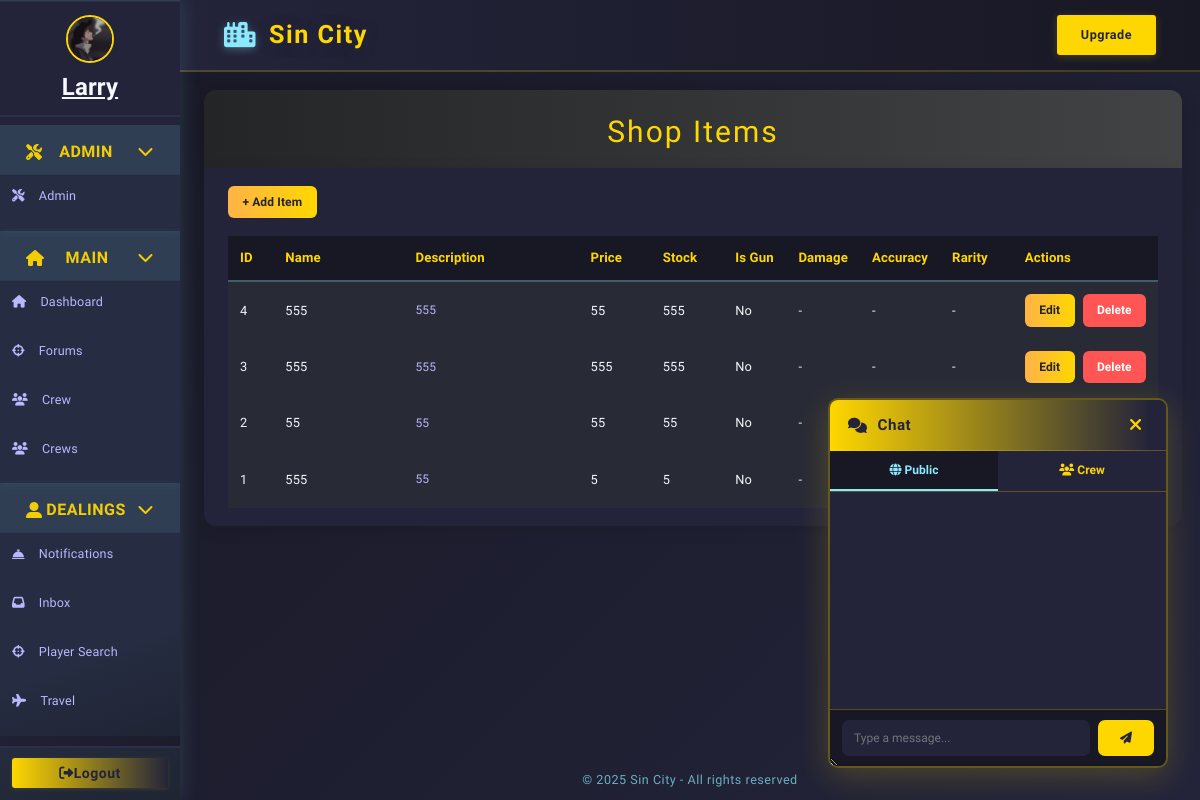
Screenshot of /admin/shop (signed in) with the database file from the repository.
### app.py (models this page shows, shortened)
class Character(db.Model):
    __tablename__ = 'character'
    id = db.Column(db.Integer, primary_key=True)
    user_id = db.Column(db.Integer, db.ForeignKey('user.id'), nullable=True)
    user = db.relationship('User', backref=db.backref('linked_character', overlaps="linked_characters"), foreign_keys=[user_id], overlaps="linked_characters")
    name = db.Column(db.String(64), unique=True, nullable=False)
    bodyguards = db.Column(db.Integer, default=0)
    health = db.Column(db.Integer, default=100)
    money = db.Column(db.Integer, default=250)
    level = db.Column(db.Integer, default=1)
    xp = db.Column(db.Integer, default=0)
    last_crime_time = db.Column(db.DateTime, nullable=True)
    last_travel_time = db.Column(db.DateTime, nullable=True)
    city = db.Column(db.String(64), default="New York")
    gun_id = db.Column(db.Integer, db.ForeignKey('shop_item.id'))
    gun = db.relationship('ShopItem', foreign_keys=[gun_id])
    in_jail = db.Column(db.Boolean, default=False)
    jail_until = db.Column(db.DateTime, nullable=True)
    crime_group_id = db.Column(db.Integer, db.ForeignKey('organized_crime.id'))
    crime_group = db.relationship("OrganizedCrime", back_populates="members", foreign_keys=[crime_group_id])
    master_id = db.Column(db.Integer, db.ForeignKey('user.id'))
    equipped_gun_id = db.Column(db.Integer, db.ForeignKey('gun.id'), nullable=True)
    equipped_gun = db.relationship('Gun', foreign_keys=[equipped_gun_id])
    earn_streak = db.Column(db.Integer, default=0)
    last_earned = db.Column(db.DateTime, nullable=True)
    is_alive = db.Column(db.Boolean, default=True)
    profile_image = db.Column(db.String(255), nullable=True)
    crew_id = db.Column(db.Integer, db.ForeignKey('crew.id'))
    linked_user = db.relationship('User', foreign_keys=[user_id], overlaps="linked_character,linked_characters,user")
    crew = db.relationship('Crew', backref='characters')

class ShopItem(db.Model):
    id = db.Column(db.Integer, primary_key=True)
    name = db.Column(db.String(64), nullable=False)
    description = db.Column(db.String(256))
    price = db.Column(db.Integer, nullable=False)
    stock = db.Column(db.Integer, nullable=False, default=0)
    is_gun = db.Column(db.Boolean, default=False)
    damage = db.Column(db.Integer, default=0)
    gun_id = db.Column(db.Integer, db.ForeignKey('gun.id', ondelete='CASCADE'), nullable=True)
    gun = db.relationship('Gun')

### app.py (the view)
@admin_bp.route('/shop')
@admin_required
def admin_shop():
    items = ShopItem.query.order_by(ShopItem.id.desc()).all()
    return render_template('admin/shop.html', items=items)

### app.py
class UpgradeForm(FlaskForm):
    submit = SubmitField('Upgrade')

class ChatForm(FlaskForm):
    message = StringField('Message', validators=[DataRequired()])
    submit = SubmitField('Send')

### app.py (called while the page is built)
def admin_required(f):
    from functools import wraps
    @wraps(f)
    def decorated_function(*args, **kwargs):
        if not current_user.is_authenticated or not getattr(current_user, 'is_admin', False):
            flash("Admin access required.", "danger")
            return redirect(url_for('dashboard'))
        return f(*args, **kwargs)
    return decorated_function

@app.context_processor
def inject_user():
    return dict(user=current_user)

@app.before_request
def update_last_seen():
    if current_user.is_authenticated:
        now = datetime.utcnow()
        if not current_user.last_seen or (now - current_user.last_seen).seconds > 1:
            current_user.last_seen = now
            db.session.commit()

@app.before_request
def enable_sqlite_fk():
    if db.engine.url.drivername == 'sqlite':
        with db.engine.connect() as conn:
            conn.execute(db.text("PRAGMA foreign_keys=ON"))

@app.before_request
def check_character_alive():
    if current_user.is_authenticated:
        char = Character.query.filter_by(master_id=current_user.id).first()
        if not char or not char.is_alive:
            if request.endpoint not in ('create_character', 'logout', 'static'):
                return redirect(url_for('create_character'))

@login_manager.user_loader
def load_user(user_id):
    return db.session.get(User, int(user_id))

@app.context_processor
def inject_upgrade_form():
    return dict(upgrade_form=UpgradeForm())

@app.context_processor
def inject_current_character():
    from flask_login import current_user
    if current_user.is_authenticated:
        character = Character.query.filter_by(master_id=current_user.id, is_alive=True).first()
        return dict(current_character=character)
    return dict(current_character=None)

@app.context_processor
def inject_is_godfather():
    if current_user.is_authenticated:
        character = Character.query.filter_by(master_id=current_user.id, is_alive=True).first()
        if character and Godfather.query.filter_by(character_id=character.id).first():
            return dict(is_godfather=True)
    return dict(is_godfather=False)

@app.context_processor
def inject_now():
    from datetime import datetime
    return {'now': datetime.utcnow}

@app.context_processor
def inject_chat_form():
    return dict(chat_form=ChatForm())

### templates/admin/shop.html (shortened to what this page needs)
{% extends "base.html" %}
{% block content %}
<div class="forums-header">
    <h1>Shop Items</h1>
</div>
<div class="forums-list">
    <a href="{{ url_for('admin.admin_add_shop_item') }}" class="btn btn-primary" style="margin-bottom:18px;">+ Add Item</a>
    <table class="forum-table">
        <tr>
            <th style="width:5%;">ID</th>
            <th style="width:15%;">Name</th>
            <th style="width:20%;">Description</th>
            <th style="width:8%;">Price</th>
            <th style="width:8%;">Stock</th>
            <th style="width:7%;">Is Gun</th>
            <th style="width:7%;">Damage</th>
            <th style="width:7%;">Accuracy</th>
            <th style="width:8%;">Rarity</th>
            <th style="width:15%;">Actions</th>
        </tr>
        {% for item in items %}
        <tr>
            <td>{{ item.id }}</td>
            <td>{{ item.name }}</td>
            <td class="forum-desc">{{ item.description }}</td>
            <td>{{ item.price }}</td>
            <td>{{ item.stock }}</td>
            <td>{{ 'Yes' if item.is_gun else 'No' }}</td>
            <td>
                {% if item.is_gun and item.gun %}
                    {{ item.gun.damage }}
                {% else %}
                    -
                {% endif %}
            </td>
            <td>
                {% if item.is_gun and item.gun %}
                    {{ (item.gun.accuracy * 100)|round(1) }}%
                {% else %}
                    -
                {% endif %}
            </td>
            <td>
                {% if item.is_gun and item.gun %}
                    {{ item.gun.rarity }}
                {% else %}
                    -
                {% endif %}
            </td>
            <td>
                <div class="forum-actions">
                    <a href="{{ url_for('admin.admin_edit_shop_item', item_id=item.id) }}" class="btn btn-primary">Edit</a>
                    <form action="{{ url_for('admin.admin_delete_shop_item', item_id=item.id) }}" method="post" style="display:inline;">
                        <button type="submit" class="btn btn-danger" onclick="return confirm('Delete this item?');">Delete</button>
                    </form>
                </div>
            </td>
        </tr>
        {% else %}
        <tr>
            <td colspan="10" class="forum-desc">No shop items available.</td>
        </tr>
        {% endfor %}
    </table>
</div>
{% endblock %}

### templates/base.html (shortened to what this page needs)
<!DOCTYPE html>
<html lang="en">
<head>
  <link rel="stylesheet" href="https://cdn.jsdelivr.net/npm/bootstrap@4.6.2/dist/css/bootstrap.min.css">
  <link rel="stylesheet" href="https://cdnjs.cloudflare.com/ajax/libs/font-awesome/6.4.2/css/all.min.css">
</head>
<body class="fade-in">
  <div class="layout-root fade-in">
    {% block sidebar %}
    <div class="sidebar {% if request.endpoint in ['login', 'register'] %}d-none{% endif %}">
      <nav class="sidebar">
        {% if current_user.is_authenticated %}
          <div class="sidebar-user">
            {% set character = current_character %}
            {% if character and character.profile_image %}
              <img
                src="{{ url_for('static', filename=character.profile_image) if not character.profile_image.startswith('http') else character.profile_image }}"
                class="crew-avatar"
                alt="avatar"
                style="width:48px;height:48px;border-radius:50%;margin-bottom:6px;border:2px solid #ffd700;object-fit:cover;"
              >
            {% else %}
              <i id="char-name" class="fas fa-user-circle"></i>
            {% endif %}
            {% if character %}
              <a href="{{ url_for('profile_by_id', char_id=character.id) }}" style="color:inherit; text-decoration: underline;">
                <strong>{{ character.name }}</strong>
              </a>
            {% else %}
              <span><strong>No character</strong></span>
            {% endif %}
          </div>
        {% endif %}
        <div class="sidebar-nav">
          {% if current_user.is_authenticated and current_user.is_admin %}
          <div class="sidebar-category">
            <div class="sidebar-category-title collapsible" onclick="toggleSidebarCategory(this)">
              <i class="fas fa-tools"></i> Admin
              <span class="collapse-arrow"><i class="fas fa-chevron-down"></i></span>
            </div>
            <div class="sidebar-subnav">
              <a href="{{ url_for('admin.admin_dashboard') }}" class="{% if request.endpoint == 'admin.index' %}active{% endif %}">
                <i class="fas fa-tools"></i> <span>Admin</span>
              </a>
            </div>
          </div>
          {% endif %}
          <div class="sidebar-category">
            <div class="sidebar-category-title collapsible" onclick="toggleSidebarCategory(this)">
              <i class="fas fa-home"></i> Main
              <span class="collapse-arrow"><i class="fas fa-chevron-down"></i></span>
            </div>
            <div class="sidebar-subnav">
              <a href="{{ url_for('dashboard') }}" class="{% if request.endpoint == 'dashboard' %}active{% endif %}">
                <i class="fas fa-home"></i> <span>Dashboard</span>
              </a>
              <a href="{{ url_for('forums') }}" class="{% if request.endpoint == 'forums' %}active{% endif %}">
                <i class="fas fa-crosshairs"></i> <span>Forums</span>
              </a>
              {% if current_user.is_authenticated and current_character and current_character.crew_id %}
              <a href="{{ url_for('crew_page', crew_id=current_character.crew_id) }}" class="{% if request.endpoint == 'crew_page' %}active{% endif %}">
                <i class="fas fa-users"></i> <span>Crew</span>
              </a>
              {% endif %}
              <a href="{{ url_for('crews', crew_id=current_character.crew_id) }}" class="{% if request.endpoint == 'crews' %}active{% endif %}">
                <i class="fas fa-users"></i> <span>Crews</span>
              </a>
            </div>
          </div>
          <div class="sidebar-category">
            <div class="sidebar-category-title collapsible" onclick="toggleSidebarCategory(this)">
              <i class="fas fa-user-alt"></i> Dealings
              <span class="collapse-arrow"><i class="fas fa-chevron-down"></i></span>
            </div>
            <div class="sidebar-subnav">
              <a href="{{ url_for('notifications') }}" class="{% if request.endpoint == 'notifications' %}active{% endif %}">
                <i class="fas fa-concierge-bell"></i> <span>Notifications</span>
              </a>
              <a href="{{ url_for('inbox') }}" class="{% if request.endpoint == 'inbox' %}active{% endif %}">
                <i class="fas fa-inbox"></i> <span>Inbox</span>
              </a>
              <a href="{{ url_for('player_search') }}" class="{% if request.endpoint == 'player_search' %}active{% endif %}">
                <i class="fas fa-crosshairs"></i> <span>Player Search</span>
              </a>
              <a href="{{ url_for('travel') }}" class="{% if request.endpoint == 'travel' %}active{% endif %}">
                <i class="fas fa-plane"></i> <span>Travel</span>
              </a>
              <a href="{{ url_for('godfathers_page') }}" class="{% if request.endpoint == 'godfathers_page' %}active{% endif %}">
              </a>
            </div>
          </div>
        </div>
        <div class="sidebar-footer">
          {% if current_user.is_authenticated %}
          <a href="{{ url_for('logout') }}" class="btn"><i id="fas-fa" class="fas fa-sign-out-alt"></i><span>Logout</span> </a>
          {% endif %}
        </div>
      </nav>
    </div>
    {% endblock %}
    <div class="main-area">
      <header class="topbar">
        <span class="topbar-title">
          <i class="fas fa-city"></i> <a href="/"> {%block topbar_title %}Sin City{% endblock %}</a>
        </span>
        <div class="topbar-actions">
          {% block topbar_actions %}
          {% if current_user.is_authenticated and not current_user.premium %}
          <form action="{{ url_for('upgrade') }}" method="post" class="d-inline">
            {{ upgrade_form.submit(class_="btn") }}
          </form>
          {% elif current_user.is_authenticated and current_user.premium %}
          <span class="badge">
            <i class="fas fa-crown"></i> Premium
          </span>
          {% endif %}
          {% endblock %}
        </div>
      </header>
      <main class="content-area">
        {% block content %}{% endblock %}
      </main>
      <footer>
        &copy; {{ current_year if current_year else "2025" }} Sin City - All rights reserved
      </footer>
    </div>
    {% if current_user.is_authenticated %}
    <div id="floating-chat">
      <div class="chat-header">
        <span class="chat-title"><i class="fas fa-comments"></i> Chat</span>
        <button type="button" class="chat-close" onclick="toggleChat()" title="Close chat">
          <i class="fas fa-times"></i>
        </button>
      </div>
      <div class="chat-tabs">
        <button type="button" id="tab-public" class="chat-tab active-tab" onclick="switchTab('public')">
          <i class="fas fa-globe"></i> Public
        </button>
        <button type="button" id="tab-crew" class="chat-tab" onclick="switchTab('crew')">
          <i class="fas fa-users"></i> Crew
        </button>
      </div>
      <div id="chat-messages" class="chat-messages"></div>
      <form id="chat-form" method="POST" autocomplete="off">
        {{ chat_form.message(id="chat-input", maxlength=250, placeholder="Type a message...") }}
        <button type="submit" id="chat-submit"><i class="fas fa-paper-plane"></i></button>
      </form>
    </div>
    {% endif %}
  </div>
</body>
</html>

### templates/admin/shop.html (style rules this page uses)
.forums-header { background: linear-gradient(90deg, #232526 0%, #414345 100%); padding: 2rem 2rem 1rem 2rem; border-radius: 12px 12px 0 0; box-shadow: 0 4px 16px rgba(0,0,0,0.2); margin-bottom: 0; }
.forums-header h1 { color: #ffd700; font-size: 2.5rem; text-align: center; margin-bottom: 0.5rem; letter-spacing: 2px; }
.forums-list { background: #23243a; border-radius: 0 0 12px 12px; padding: 1.5rem 2rem; box-shadow: 0 4px 16px rgba(0,0,0,0.1); }
.forum-table { width: 100%; color: #f5f6fa; border-collapse: separate; border-spacing: 0; }
.forum-table th, .forum-table td { padding: 1rem 1rem; text-align: left; vertical-align: middle; }
.forum-table th { background: #181824; color: #ffd700; font-size: 1.1rem; font-weight: bold; border-bottom: 2px solid #8be9fd55; }
.forum-table tr { background: #282a36; transition: background 0.2s; }
.forum-desc { color: #b8b8ff; font-size: 1rem; }
.forum-actions { display: flex; gap: 8px; }
.btn-primary { background: linear-gradient(90deg, #ffb347 0%, #ffd700 100%); color: #232526; border: none; padding: 0.6rem 1.2rem; border-radius: 6px; font-weight: bold; margin-bottom: 0; transition: background 0.2s; text-decoration: none; }
.btn-danger { background: #ff5555; color: #fff; border: none; padding: 0.6rem 1.2rem; border-radius: 6px; font-weight: bold; transition: background 0.2s; text-decoration: none; }

### rows the page displays
Character: profile_image (picture), name "Larry"
ShopItem: id "4", name "555", description "555", price "55", stock "555", is_gun "No"
ShopItem: id "3", name "555", description "555", price "555", stock "555", is_gun "No"
ShopItem: id "2", name "55", description "55", price "55", stock "55", is_gun "No"
ShopItem: id "1", name "555", description "55", price "5", stock "5", is_gun "No"

### other values shown
{{ current_year if current_year else "2025" }} "2025"
